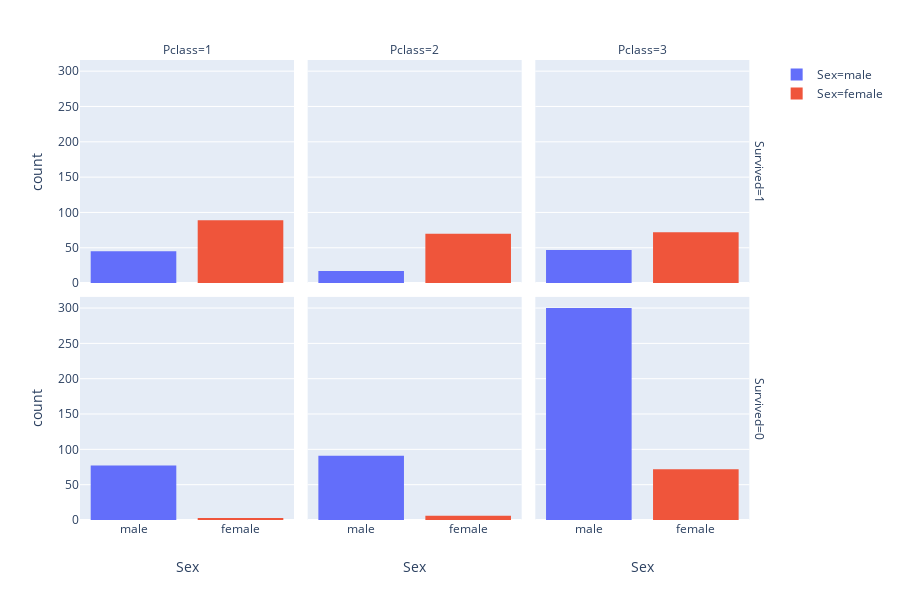

Here is the notebook cell this chart was saved with:
### Code cell
fig = px.histogram(df.sort_values(by=['Pclass']), x = "Sex",color="Sex", facet_col="Pclass", facet_row = "Survived")
fig.show()

### Figure 1 — Plotly figure (JSON) as saved in the notebook; plotly's stock layout.template omitted (floating-point values rounded to 4 significant figures; data arrays with more than 128 entries replaced by an {"elided": "..."} marker saying what was removed)
{"data": [{"alignmentgroup": "True", "bingroup": "x", "hoverlabel": {"namelength": 0}, "hovertemplate": "Sex=%{x}<br>Survived=1<br>Pclass=1<br>count=%{y}", "legendgroup": "Sex=male", "marker": {"color": "#636efa"}, "name": "Sex=male", "offsetgroup": "Sex=male", "orientation": "v", "showlegend": true, "type": "histogram", "x": ["male", "male", "male", "male", "male", "male", "male", "male", "male", "male", "male", "male", "male", "male", "male", "male", "male", "male", "male", "male", "male", "male", "male", "male", "male", "male", "male", "male", "male", "male", "male", "male", "male", "male", "male", "male", "male", "male", "male", "male", "male", "male", "male", "male", "male"], "xaxis": "x4", "yaxis": "y4"}, {"alignmentgroup": "True", "bingroup": "x", "hoverlabel": {"namelength": 0}, "hovertemplate": "Sex=%{x}<br>Survived=1<br>Pclass=2<br>count=%{y}", "legendgroup": "Sex=male", "marker": {"color": "#636efa"}, "name": "Sex=male", "offsetgroup": "Sex=male", "orientation": "v", "showlegend": false, "type": "histogram", "x": ["male", "male", "male", "male", "male", "male", "male", "male", "male", "male", "male", "male", "male", "male", "male", "male", "male"], "xaxis": "x5", "yaxis": "y5"}, {"alignmentgroup": "True", "bingroup": "x", "hoverlabel": {"namelength": 0}, "hovertemplate": "Sex=%{x}<br>Survived=1<br>Pclass=3<br>count=%{y}", "legendgroup": "Sex=male", "marker": {"color": "#636efa"}, "name": "Sex=male", "offsetgroup": "Sex=male", "orientation": "v", "showlegend": false, "type": "histogram", "x": ["male", "male", "male", "male", "male", "male", "male", "male", "male", "male", "male", "male", "male", "male", "male", "male", "male", "male", "male", "male", "male", "male", "male", "male", "male", "male", "male", "male", "male", "male", "male", "male", "male", "male", "male", "male", "male", "male", "male", "male", "male", "male", "male", "male", "male", "male", "male"], "xaxis": "x6", "yaxis": "y6"}, {"alignmentgroup": "True", "bingroup": "x", "hoverlabel": {"namelength": 0}, "hovertemplate": "Sex=%{x}<br>Survived=0<br>Pclass=1<br>count=%{y}", "legendgroup": "Sex=male", "marker": {"color": "#636efa"}, "name": "Sex=male", "offsetgroup": "Sex=male", "orientation": "v", "showlegend": false, "type": "histogram", "x": ["male", "male", "male", "male", "male", "male", "male", "male", "male", "male", "male", "male", "male", "male", "male", "male", "male", "male", "male", "male", "male", "male", "male", "male", "male", "male", "male", "male", "male", "male", "male", "male", "male", "male", "male", "male", "male", "male", "male", "male", "male", "male", "male", "male", "male", "male", "male", "male", "male", "male", "male", "male", "male", "male", "male", "male", "male", "male", "male", "male", "male", "male", "male", "male", "male", "male", "male", "male", "male", "male", "male", "male", "male", "male", "male", "male", "male"], "xaxis": "x", "yaxis": "y"}, {"alignmentgroup": "True", "bingroup": "x", "hoverlabel": {"namelength": 0}, "hovertemplate": "Sex=%{x}<br>Survived=0<br>Pclass=2<br>count=%{y}", "legendgroup": "Sex=male", "marker": {"color": "#636efa"}, "name": "Sex=male", "offsetgroup": "Sex=male", "orientation": "v", "showlegend": false, "type": "histogram", "x": ["male", "male", "male", "male", "male", "male", "male", "male", "male", "male", "male", "male", "male", "male", "male", "male", "male", "male", "male", "male", "male", "male", "male", "male", "male", "male", "male", "male", "male", "male", "male", "male", "male", "male", "male", "male", "male", "male", "male", "male", "male", "male", "male", "male", "male", "male", "male", "male", "male", "male", "male", "male", "male", "male", "male", "male", "male", "male", "male", "male", "male", "male", "male", "male", "male", "male", "male", "male", "male", "male", "male", "male", "male", "male", "male", "male", "male", "male", "male", "male", "male", "male", "male", "male", "male", "male", "male", "male", "male", "male", "male"], "xaxis": "x2", "yaxis": "y2"}, {"alignmentgroup": "True", "bingroup": "x", "hoverlabel": {"namelength": 0}, "hovertemplate": "Sex=%{x}<br>Survived=0<br>Pclass=3<br>count=%{y}", "legendgroup": "Sex=male", "marker": {"color": "#636efa"}, "name": "Sex=male", "offsetgroup": "Sex=male", "orientation": "v", "showlegend": false, "type": "histogram", "x": {"elided": "300 str values"}, "xaxis": "x3", "yaxis": "y3"}, {"alignmentgroup": "True", "bingroup": "x", "hoverlabel": {"namelength": 0}, "hovertemplate": "Sex=%{x}<br>Survived=1<br>Pclass=1<br>count=%{y}", "legendgroup": "Sex=female", "marker": {"color": "#EF553B"}, "name": "Sex=female", "offsetgroup": "Sex=female", "orientation": "v", "showlegend": true, "type": "histogram", "x": ["female", "female", "female", "female", "female", "female", "female", "female", "female", "female", "female", "female", "female", "female", "female", "female", "female", "female", "female", "female", "female", "female", "female", "female", "female", "female", "female", "female", "female", "female", "female", "female", "female", "female", "female", "female", "female", "female", "female", "female", "female", "female", "female", "female", "female", "female", "female", "female", "female", "female", "female", "female", "female", "female", "female", "female", "female", "female", "female", "female", "female", "female", "female", "female", "female", "female", "female", "female", "female", "female", "female", "female", "female", "female", "female", "female", "female", "female", "female", "female", "female", "female", "female", "female", "female", "female", "female", "female", "female"], "xaxis": "x4", "yaxis": "y4"}, {"alignmentgroup": "True", "bingroup": "x", "hoverlabel": {"namelength": 0}, "hovertemplate": "Sex=%{x}<br>Survived=1<br>Pclass=2<br>count=%{y}", "legendgroup": "Sex=female", "marker": {"color": "#EF553B"}, "name": "Sex=female", "offsetgroup": "Sex=female", "orientation": "v", "showlegend": false, "type": "histogram", "x": ["female", "female", "female", "female", "female", "female", "female", "female", "female", "female", "female", "female", "female", "female", "female", "female", "female", "female", "female", "female", "female", "female", "female", "female", "female", "female", "female", "female", "female", "female", "female", "female", "female", "female", "female", "female", "female", "female", "female", "female", "female", "female", "female", "female", "female", "female", "female", "female", "female", "female", "female", "female", "female", "female", "female", "female", "female", "female", "female", "female", "female", "female", "female", "female", "female", "female", "female", "female", "female", "female"], "xaxis": "x5", "yaxis": "y5"}, {"alignmentgroup": "True", "bingroup": "x", "hoverlabel": {"namelength": 0}, "hovertemplate": "Sex=%{x}<br>Survived=1<br>Pclass=3<br>count=%{y}", "legendgroup": "Sex=female", "marker": {"color": "#EF553B"}, "name": "Sex=female", "offsetgroup": "Sex=female", "orientation": "v", "showlegend": false, "type": "histogram", "x": ["female", "female", "female", "female", "female", "female", "female", "female", "female", "female", "female", "female", "female", "female", "female", "female", "female", "female", "female", "female", "female", "female", "female", "female", "female", "female", "female", "female", "female", "female", "female", "female", "female", "female", "female", "female", "female", "female", "female", "female", "female", "female", "female", "female", "female", "female", "female", "female", "female", "female", "female", "female", "female", "female", "female", "female", "female", "female", "female", "female", "female", "female", "female", "female", "female", "female", "female", "female", "female", "female", "female", "female"], "xaxis": "x6", "yaxis": "y6"}, {"alignmentgroup": "True", "bingroup": "x", "hoverlabel": {"namelength": 0}, "hovertemplate": "Sex=%{x}<br>Survived=0<br>Pclass=1<br>count=%{y}", "legendgroup": "Sex=female", "marker": {"color": "#EF553B"}, "name": "Sex=female", "offsetgroup": "Sex=female", "orientation": "v", "showlegend": false, "type": "histogram", "x": ["female", "female", "female"], "xaxis": "x", "yaxis": "y"}, {"alignmentgroup": "True", "bingroup": "x", "hoverlabel": {"namelength": 0}, "hovertemplate": "Sex=%{x}<br>Survived=0<br>Pclass=2<br>count=%{y}", "legendgroup": "Sex=female", "marker": {"color": "#EF553B"}, "name": "Sex=female", "offsetgroup": "Sex=female", "orientation": "v", "showlegend": false, "type": "histogram", "x": ["female", "female", "female", "female", "female", "female"], "xaxis": "x2", "yaxis": "y2"}, {"alignmentgroup": "True", "bingroup": "x", "hoverlabel": {"namelength": 0}, "hovertemplate": "Sex=%{x}<br>Survived=0<br>Pclass=3<br>count=%{y}", "legendgroup": "Sex=female", "marker": {"color": "#EF553B"}, "name": "Sex=female", "offsetgroup": "Sex=female", "orientation": "v", "showlegend": false, "type": "histogram", "x": ["female", "female", "female", "female", "female", "female", "female", "female", "female", "female", "female", "female", "female", "female", "female", "female", "female", "female", "female", "female", "female", "female", "female", "female", "female", "female", "female", "female", "female", "female", "female", "female", "female", "female", "female", "female", "female", "female", "female", "female", "female", "female", "female", "female", "female", "female", "female", "female", "female", "female", "female", "female", "female", "female", "female", "female", "female", "female", "female", "female", "female", "female", "female", "female", "female", "female", "female", "female", "female", "female", "female", "female"], "xaxis": "x3", "yaxis": "y3"}], "layout": {"annotations": [{"font": {}, "showarrow": false, "text": "Pclass=1", "x": 0.1567, "xanchor": "center", "xref": "paper", "y": 1, "yanchor": "bottom", "yref": "paper"}, {"font": {}, "showarrow": false, "text": "Pclass=2", "x": 0.49, "xanchor": "center", "xref": "paper", "y": 1, "yanchor": "bottom", "yref": "paper"}, {"font": {}, "showarrow": false, "text": "Pclass=3", "x": 0.8233, "xanchor": "center", "xref": "paper", "y": 1, "yanchor": "bottom", "yref": "paper"}, {"font": {}, "showarrow": false, "text": "Survived=0", "textangle": 90, "x": 0.98, "xanchor": "left", "xref": "paper", "y": 0.2425, "yanchor": "middle", "yref": "paper"}, {"font": {}, "showarrow": false, "text": "Survived=1", "textangle": 90, "x": 0.98, "xanchor": "left", "xref": "paper", "y": 0.7575, "yanchor": "middle", "yref": "paper"}], "barmode": "relative", "height": 600, "legend": {"tracegroupgap": 0}, "margin": {"t": 60}, "xaxis": {"anchor": "y", "categoryarray": ["male", "female"], "categoryorder": "array", "domain": [0, 0.3133], "title": {"text": "Sex"}}, "xaxis2": {"anchor": "y2", "categoryarray": ["male", "female"], "categoryorder": "array", "domain": [0.3333, 0.6467], "matches": "x", "title": {"text": "Sex"}}, "xaxis3": {"anchor": "y3", "categoryarray": ["male", "female"], "categoryorder": "array", "domain": [0.6667, 0.98], "matches": "x", "title": {"text": "Sex"}}, "xaxis4": {"anchor": "y4", "domain": [0, 0.3133], "matches": "x", "showticklabels": false}, "xaxis5": {"anchor": "y5", "domain": [0.3333, 0.6467], "matches": "x", "showticklabels": false}, "xaxis6": {"anchor": "y6", "domain": [0.6667, 0.98], "matches": "x", "showticklabels": false}, "yaxis": {"anchor": "x", "domain": [0, 0.485], "title": {"text": "count"}}, "yaxis2": {"anchor": "x2", "domain": [0, 0.485], "matches": "y", "showticklabels": false}, "yaxis3": {"anchor": "x3", "domain": [0, 0.485], "matches": "y", "showticklabels": false}, "yaxis4": {"anchor": "x4", "domain": [0.515, 1], "matches": "y", "title": {"text": "count"}}, "yaxis5": {"anchor": "x5", "domain": [0.515, 1], "matches": "y", "showticklabels": false}, "yaxis6": {"anchor": "x6", "domain": [0.515, 1], "matches": "y", "showticklabels": false}}}
